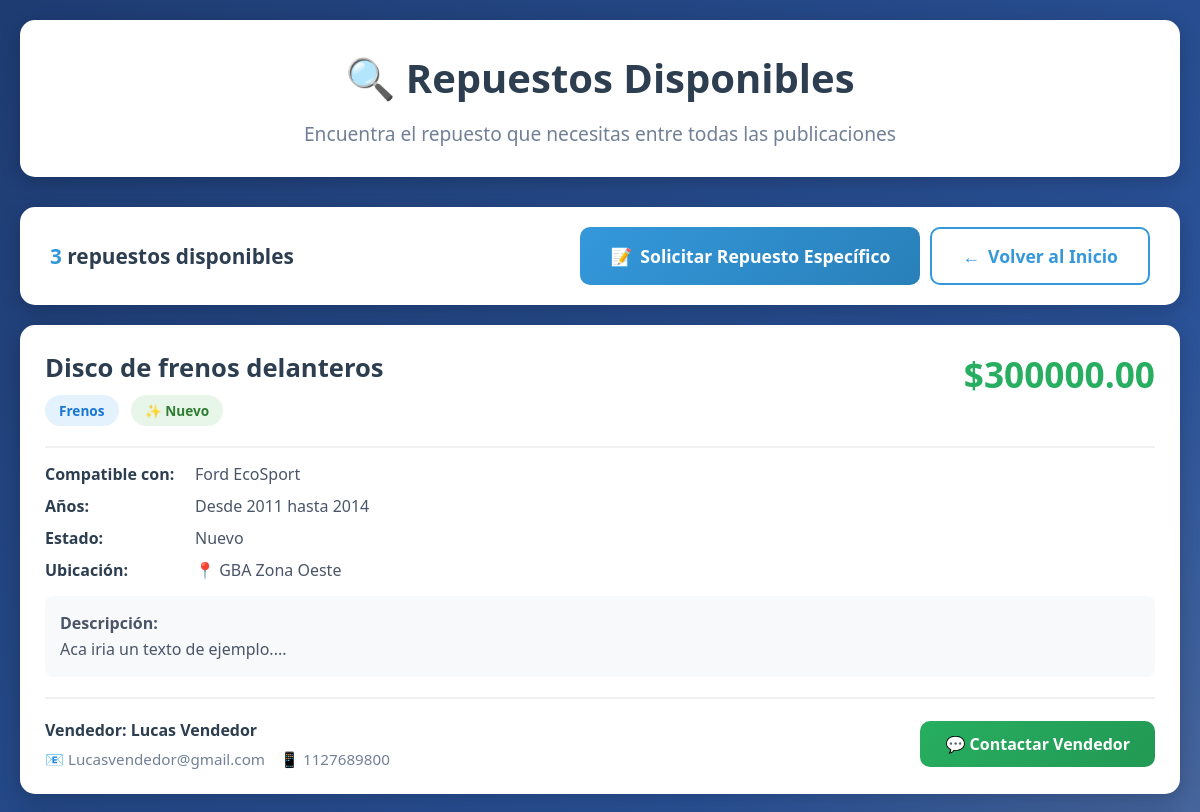
The app's page /comprar/listado-repuestos/ (upper part), older data.
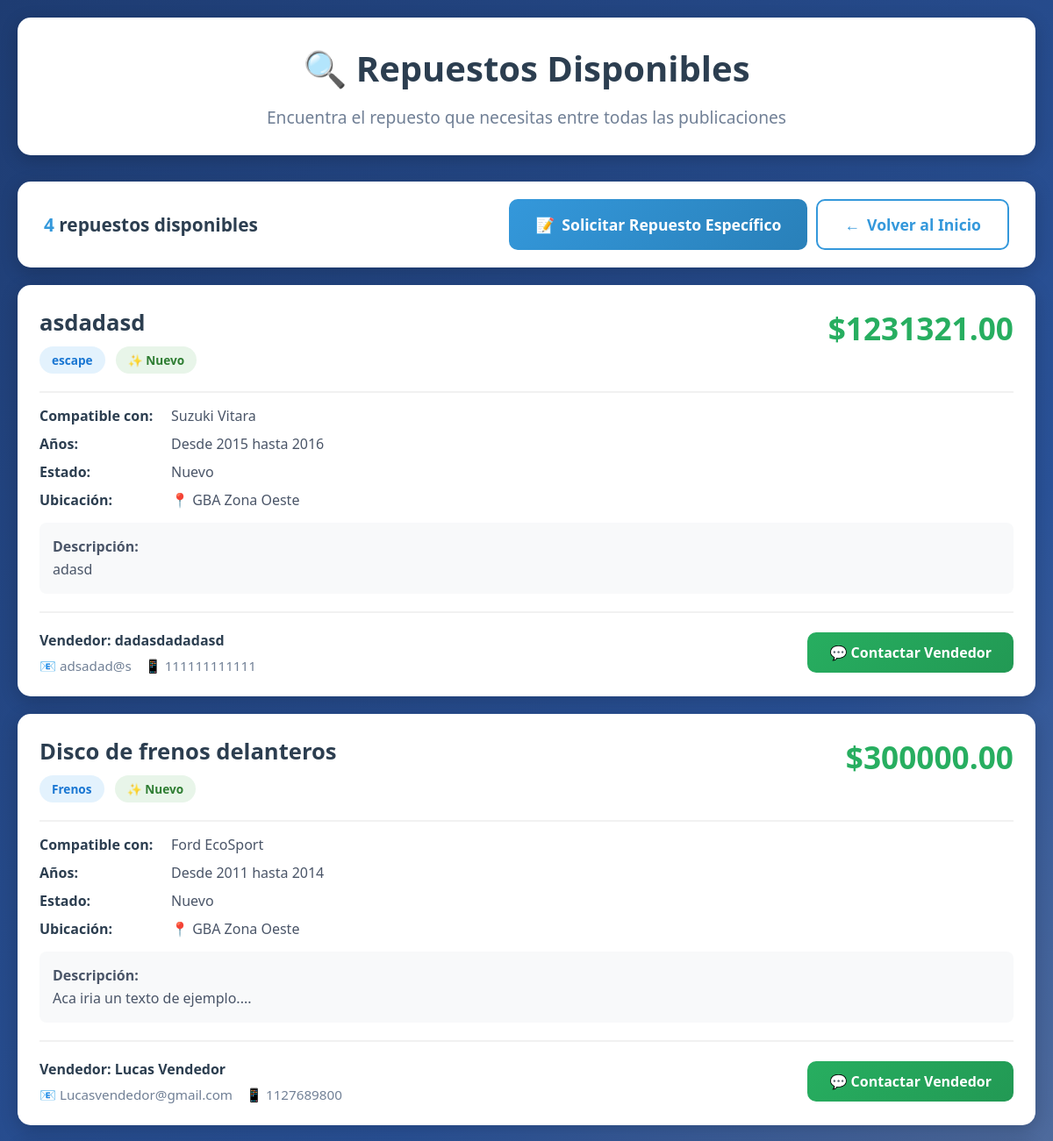
The same page, newer data.
### core/models.py (models this page shows, shortened)
class PublicacionVenta(models.Model):
    ESTADO_CHOICES = [
        ('nuevo', 'Nuevo'),
        ('usado_excelente', 'Usado - Excelente'),
        ('usado_bueno', 'Usado - Bueno'),
        ('usado_regular', 'Usado - Regular'),
    ]
    CATEGORIA_CHOICES = [
        ('motor', 'Motor'),
        ('transmision', 'Transmisión'),
        ('suspension', 'Suspensión'),
        ('frenos', 'Frenos'),
        ('electrico', 'Sistema Eléctrico'),
        ('carroceria', 'Carrocería'),
        ('interior', 'Interior'),
        ('otros', 'Otros'),
    ]
    titulo = models.CharField(max_length=200, verbose_name="Título del Repuesto")
    marca_auto = models.CharField(max_length=100, verbose_name="Marca del Auto Compatible")
    modelo_auto = models.CharField(max_length=100, verbose_name="Modelo Compatible", blank=True)
    año_desde = models.IntegerField(verbose_name="Año Desde", null=True, blank=True)
    año_hasta = models.IntegerField(verbose_name="Año Hasta", null=True, blank=True)
    categoria = models.CharField(max_length=50, choices=CATEGORIA_CHOICES, verbose_name="Categoría")
    descripcion = models.TextField(verbose_name="Descripción del Repuesto")
    estado = models.CharField(max_length=30, choices=ESTADO_CHOICES, verbose_name="Estado")
    precio = models.DecimalField(max_digits=10, decimal_places=2, verbose_name="Precio")
    nombre_vendedor = models.CharField(max_length=200, verbose_name="Nombre del Vendedor")
    email_vendedor = models.EmailField(verbose_name="Email")
    telefono_vendedor = models.CharField(max_length=20, verbose_name="Teléfono")
    ubicacion = models.CharField(max_length=200, verbose_name="Ubicación")
    fecha_publicacion = models.DateTimeField(auto_now_add=True)
    disponible = models.BooleanField(default=True)
    vistas = models.IntegerField(default=0)
    class Meta:
        verbose_name = "Publicación de Venta"
        verbose_name_plural = "Publicaciones de Venta"
        ordering = ['-fecha_publicacion']

### quiero_comprar/views.py (the view)
# urls.py: path('listado-repuestos/', views.listado_repuestos, name='listado_repuestos'),
def listado_repuestos(request):
    try:
        repuestos = PublicacionVenta.objects.filter(disponible=True)
        repuestos_validos = []
        for repuesto in repuestos:
            try:
                precio = repuesto.precio
                if precio is not None and precio != '':
                    repuestos_validos.append(repuesto)
            except (ValueError, InvalidOperation, TypeError):
                continue
        context = {
            'repuestos': repuestos_validos,
            'total_repuestos': len(repuestos_validos)
        }
        return render(request, 'listado_repuestos.html', context)
    except Exception as e:
        messages.error(request, f'Error al cargar los repuestos: {str(e)}')
        context = {
            'repuestos': [],
            'total_repuestos': 0
        }
        return render(request, 'listado_repuestos.html', context)

### quiero_comprar/templates/listado_repuestos.html (shortened to what this page needs)
{% load static %}
<!DOCTYPE html>
<html lang="es">
<head>
    <link rel="stylesheet" href="{% static 'quiero_comprar/listado_repuestos.css' %}">
</head>
<body>
    <div class="container">
        <div class="header">
            <h1>🔍 Repuestos Disponibles</h1>
            <p>Encuentra el repuesto que necesitas entre todas las publicaciones</p>
        </div>
        <div class="action-bar">
            <div class="results-count">
                <span>{{ total_repuestos }}</span> repuesto{{ total_repuestos|pluralize }} disponible{{ total_repuestos|pluralize }}
            </div>
            <div style="display: flex; gap: 10px; flex-wrap: wrap;">
                <a href="{% url 'quiero_comprar' %}" class="btn-action">
                    <span>📝</span>
                    Solicitar Repuesto Específico
                </a>
                <a href="{% url 'index' %}" class="btn-action btn-secondary">
                    <span>←</span>
                    Volver al Inicio
                </a>
            </div>
        </div>
        {% if repuestos %}
            {% for repuesto in repuestos %}
            <div class="repuesto-card">
                <div class="card-header">
                    <div class="card-title">
                        <h2>{{ repuesto.titulo }}</h2>
                        <div>
                            <span class="card-badge badge-categoria">{{ repuesto.get_categoria_display }}</span>
                            {% if repuesto.estado == 'nuevo' %}
                                <span class="card-badge badge-nuevo">✨ Nuevo</span>
                            {% else %}
                                <span class="card-badge badge-usado">{{ repuesto.get_estado_display }}</span>
                            {% endif %}
                        </div>
                    </div>
                    <div class="price">${{ repuesto.precio }}</div>
                </div>
                <div class="card-body">
                    <div class="detail-row">
                        <span class="detail-label">Compatible con:</span>
                        <span>{{ repuesto.marca_auto }} {% if repuesto.modelo_auto %}{{ repuesto.modelo_auto }}{% endif %}</span>
                    </div>
                    {% if repuesto.año_desde or repuesto.año_hasta %}
                    <div class="detail-row">
                        <span class="detail-label">Años:</span>
                        <span>
                            {% if repuesto.año_desde %}Desde {{ repuesto.año_desde }}{% endif %}
                            {% if repuesto.año_hasta %} hasta {{ repuesto.año_hasta }}{% endif %}
                        </span>
                    </div>
                    {% endif %}
                    <div class="detail-row">
                        <span class="detail-label">Estado:</span>
                        <span>{{ repuesto.get_estado_display }}</span>
                    </div>
                    <div class="detail-row">
                        <span class="detail-label">Ubicación:</span>
                        <span>📍 {{ repuesto.ubicacion }}</span>
                    </div>
                    <div class="descripcion">
                        <strong>Descripción:</strong><br>
                        {{ repuesto.descripcion }}
                    </div>
                </div>
                <div class="card-footer">
                    <div class="vendedor-info">
                        <h4>Vendedor: {{ repuesto.nombre_vendedor }}</h4>
                        <div class="contacto">
                            <span class="contacto-item">📧 {{ repuesto.email_vendedor }}</span>
                            <span class="contacto-item">📱 {{ repuesto.telefono_vendedor }}</span>
                        </div>
                    </div>
                    <a href="mailto:{{ repuesto.email_vendedor }}?subject=Consulta sobre {{ repuesto.titulo }}" class="btn-contactar">
                        💬 Contactar Vendedor
                    </a>
                </div>
            </div>
            {% endfor %}
        {% endif %}
    </div>
</body>
</html>

### quiero_comprar/static/quiero_comprar/listado_repuestos.css (style rules this page uses)
* { margin: 0; padding: 0; box-sizing: border-box; }
body { font-family: 'Segoe UI', Tahoma, Geneva, Verdana, sans-serif; background: linear-gradient(135deg, #1e3c72 0%, #2a5298 50%, #7e8ba3 100%); min-height: 100vh; padding: 20px; }
.container { max-width: 1200px; margin: 0 auto; }
.header { background: white; border-radius: 15px; padding: 30px; margin-bottom: 30px; box-shadow: 0 5px 20px rgba(0, 0, 0, 0.2); text-align: center; }
.header h1 { color: #2c3e50; margin-bottom: 15px; font-size: 2.5em; }
.header p { color: #718096; font-size: 1.2em; }
.action-bar { background: white; border-radius: 15px; padding: 20px 30px; margin-bottom: 20px; display: flex; justify-content: space-between; align-items: center; box-shadow: 0 5px 20px rgba(0, 0, 0, 0.2); flex-wrap: wrap; gap: 15px; }
.results-count { font-size: 1.3em; color: #2c3e50; font-weight: 600; }
.results-count span { color: #3498db; }
.btn-action { background: linear-gradient(135deg, #3498db 0%, #2980b9 100%); color: white; padding: 15px 30px; border: none; border-radius: 10px; font-size: 1.1em; font-weight: 600; cursor: pointer; transition: all 0.3s; text-decoration: none; display: inline-flex; align-items: center; gap: 8px; }
.btn-secondary { background: white; color: #3498db; border: 2px solid #3498db; }
.repuesto-card { background: white; border-radius: 15px; padding: 25px; margin-bottom: 20px; box-shadow: 0 5px 20px rgba(0, 0, 0, 0.2); transition: transform 0.3s, box-shadow 0.3s; }
.card-header { display: flex; justify-content: space-between; align-items: start; margin-bottom: 15px; padding-bottom: 15px; border-bottom: 2px solid #f1f1f1; }
.card-title h2 { color: #2c3e50; font-size: 1.6em; margin-bottom: 10px; }
.card-badge { display: inline-block; padding: 6px 14px; border-radius: 20px; font-size: 0.85em; font-weight: 600; margin-right: 8px; margin-bottom: 5px; }
.badge-categoria { background: #e3f2fd; color: #1976d2; }
.badge-nuevo { background: #e8f5e9; color: #2e7d32; }
.price { font-size: 2.2em; color: #27ae60; font-weight: 700; text-align: right; }
.card-body { margin-bottom: 20px; }
.detail-row { display: flex; margin: 10px 0; color: #4a5568; }
.detail-label { font-weight: 600; min-width: 150px; color: #2c3e50; }
.descripcion { background: #f8f9fa; padding: 15px; border-radius: 8px; margin-top: 15px; line-height: 1.6; color: #4a5568; }
.card-footer { display: flex; justify-content: space-between; align-items: center; padding-top: 20px; border-top: 2px solid #f1f1f1; flex-wrap: wrap; gap: 15px; }
.vendedor-info h4 { color: #2c3e50; margin-bottom: 8px; }
.contacto { display: flex; gap: 15px; flex-wrap: wrap; }
.contacto-item { display: flex; align-items: center; gap: 5px; color: #718096; font-size: 0.95em; }
.btn-contactar { background: linear-gradient(135deg, #27ae60 0%, #229954 100%); color: white; padding: 12px 25px; border: none; border-radius: 10px; font-size: 1em; font-weight: 600; cursor: pointer; transition: all 0.3s; text-decoration: none; display: inline-block; }

Row changes from the older to the newer data that the page shows:
added PublicacionVenta: titulo "asdadasd", categoria "escape", shows "✨ Nuevo", precio "1231321.00", marca_auto "Suzuki", modelo_auto "Vitara", año_desde "2015", año_hasta "2016", estado "Nuevo", ubicacion "GBA Zona Oeste", descripcion "adasd", nombre_vendedor "dadasdadadasd", email_vendedor "adsadad@s", telefono_vendedor "111111111111"
Text that changed along with them:
{{ total_repuestos }}: "3" → "4"
